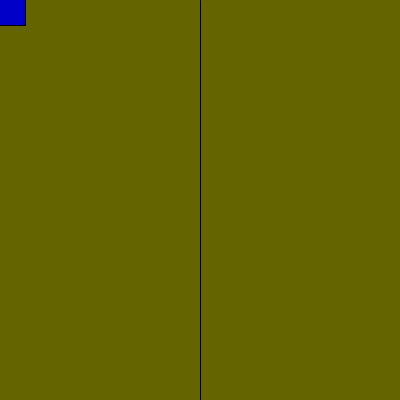
Frame 1 (no input)
Frame 60 (the mouse pressed at the canvas centre just before this capture): identical to frame 1, image omitted
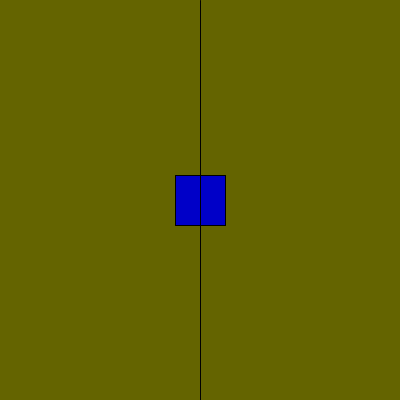
Frame 120 (the mouse held since frame 60 and released just before this capture)

The Processing sketch that drew these frames (run headless with seeded random() and noise(); from frame 60 on, the mouse is pressed at the canvas centre):

// Processing sketch: przyklad02IfElseNawiasyPOtrzebne
// ── przyklad02IfElseNawiasyPOtrzebne.pde
void setup()
{
  size(400, 400);
  rectMode(CENTER);
}

void draw()
{
  background(100,100,0);
  if(mouseX > 200)
  {
    fill(200,0,0);
    ellipse(mouseX, mouseY, 50, 50);
  }
  else
  {
    fill(0,0,200);
    rect(mouseX, mouseY, 50 ,50);
  }
  line(200,0,200,400);
}
